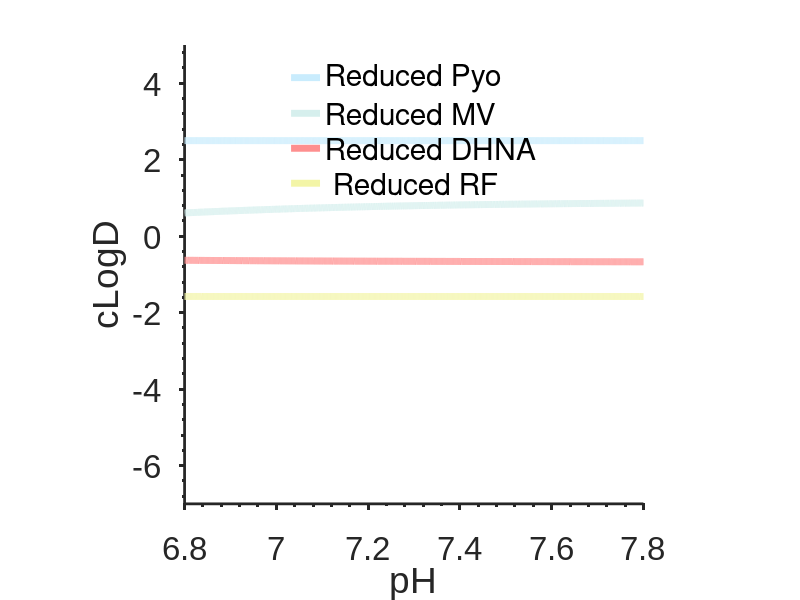

This chart was generated by the following MATLAB code:
%%%%%%%%%%%%%%%%%%%%%%%%%
%Fig S7b = cLogD Reduced Redox Inducers
%%%%%%%%%%%%%%%%%%%%%%%%%

%% Import
SF7b_raw = csvread('SF7b_raw.csv');

%% Plotting
pSF7b = plot(SF7b_raw(:,1),SF7b_raw(:,2:5),'-');

%% Formatting
box off;

set(pSF7b,'LineWidth',5);
set(pSF7b(1),'Color',[0.789 0.926 0.992]);
set(pSF7b(2),'Color',[0.84 0.938 0.93]);
set(pSF7b(3),'Color',[0.996 0.559 0.559]);
set(pSF7b(4),'Color',[0.953 0.961 0.656]);

set(gca, 'FontName', 'Arial');
set(gca,'TickDir','out');
set(gca,'fontsize',24);
set(gca,'FontWeight','normal');
set(gca,'LineWidth',2);
set(gca,'XMinorTick','on','YMinorTick','on');

legend([pSF7b(1) pSF7b(2) pSF7b(3) pSF7b(4)],'Reduced Pyo','Reduced MV','Reduced DHNA',' Reduced RF','location','north');
legend('boxoff')
xlabel({'pH'});
ylabel({'cLogD'});
ylim([-7 5]);

pbaspect([1 1 1])
set(gcf, 'Position',  [100, 1, 1000, 1000])
saveas(gcf,'SF7b','tiffn')

